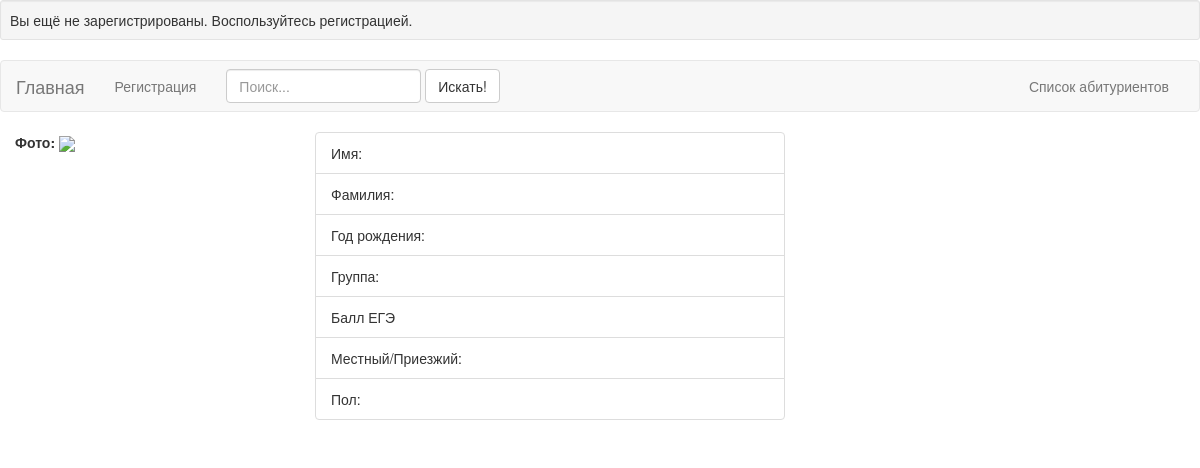
Page /index.php?ID=31 on the earlier database version.
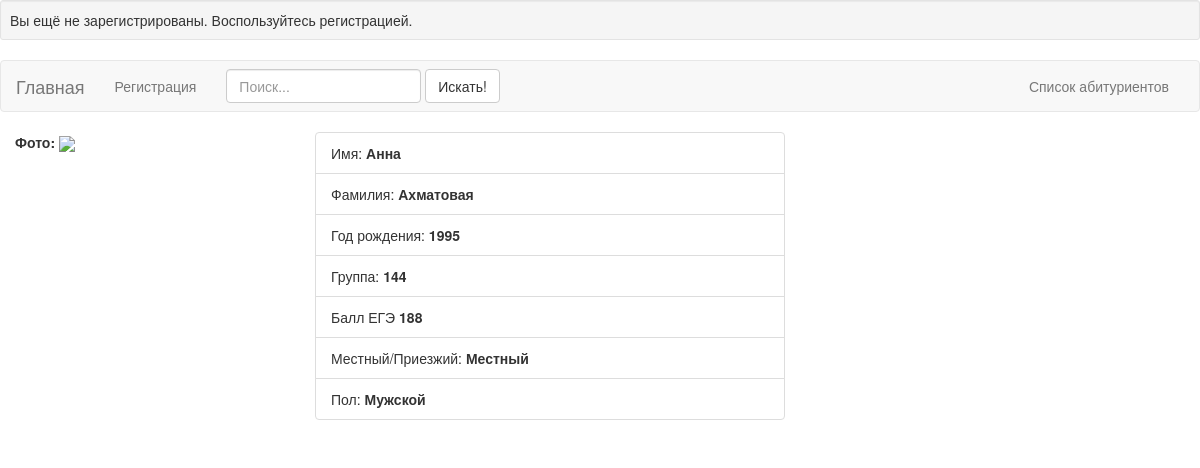
Same page on the later database version.
### tables this page shows
CREATE TABLE IF NOT EXISTS `Students` (
  `name` varchar(255) NOT NULL,
  `surname` varchar(255) NOT NULL,
  `sex` enum('M','F') NOT NULL,
  `groupNumber` int(5) NOT NULL,
  `email` varchar(255) NOT NULL,
  `mark` int(3) NOT NULL,
  `local` enum('L','N') NOT NULL,
  `birthDate` year(4) NOT NULL,
  `ID` int(4) NOT NULL AUTO_INCREMENT,
  `password` varchar(255) NOT NULL,
  `photo` varchar(255) NOT NULL,
  PRIMARY KEY (`ID`)
);

### scripts/ini.php (called while the page is built, shortened)
<?php
require_once('functions.php');
require('config.php');
$pdo  = new PDO($dsn, $user, $pass, $opt);
$db   = new StudentsMapper($pdo);
$image = new ImageUploader();
if (isset($_COOKIE['password'])) {
    $password = $_COOKIE['password'];
    if ($db->inspectStudentByPassword($password)) {
        $student       = $db->inspectStudentByPassword($password);
        $headerMessage = "Добро пожаловать, {$student->getName()}";
    }
} else {
    $student = new Student();
    $student->setFieldsWithWhiteSpaces();
}
$ID = isset($_GET['ID'])   ?  $_GET['ID'] : '' ;
if ($ID != '' && $ID != 'self')
{
    $profileByID = $db->inspectStudentByID($ID);
} elseif ($ID == 'self'){
    $profileByID = $db->inspectStudentByID($student->getID());
    if ($profileByID)
    {
        $include = 'inspect';
    }
}

### lib/StudentsMapper.php (called while the page is built, shortened)
<?php
class StudentsMapper
{
    private $db;
    public function __construct(PDO $pdo)
    {
        $this->db = $pdo;
    }
    public function inspectStudentByID($ID)
    {
        $sql    = "SELECT * FROM students WHERE ID= :ID";
        $cpswrd = $this->db->prepare($sql);
        $cpswrd->bindValue(':ID', $ID);
        $cpswrd->execute();
        $cpswrd->setFetchMode(PDO::FETCH_CLASS, "student");
        $student = $cpswrd->fetch();
        return $student;
    }
}

### lib/Student.php (called while the page is built, shortened)
<?php
class Student
{
    protected $name;
    protected $surname;
    protected $sex;
    protected $groupNumber;
    protected $mark;
    protected $local;
    protected $birthDate;
    protected $photo;
    public function setFieldsWithWhiteSpaces()
    {
        $this->name = '';
        $this->surname = '';
        $this->sex = '';
        $this->groupNumber = '';
        $this->mark = '';
        $this->local = '';
        $this->birthDate = '';
    }
    public function getPhoto()
    {
       return $this->photo;
    }
    public function getName()
    {
        return $this->name;
    }
    public function getSurname()
    {
        return $this->surname;
    }
    public function getShowSex()
    {
        if ($this->sex == Student::GENDER_FEMALE) {
            return 'Женский';
        } elseif ($this->sex == Student::GENDER_MALE) {
            return 'Мужской';
        } else {
            return '';
        }
    }
    public function getGroupNumber()
    {
        return $this->groupNumber;
    }
    public function getMark()
    {
        return $this->mark;
    }
    public function getShowLocal()
    {
        if ($this->local == Student::RESIDENCE_LOCAL) {
            return 'Местный';
        } elseif ($this->local == Student::RESIDENCE_NOT_LOCAL)
        {
            return 'Приезжий';
        } else {
            return '';
        }
    }
    public function getBirthDate()
    {
        return $this->birthDate;
    }
}

### lib/ImageUploader.php (called while the page is built, shortened)
<?php
class ImageUploader {
    public function showDefaultImage()
    {
        return 'default.png';
    }
}

### scripts/functions.php (called while the page is built, shortened)
<?php
function htmlProtect($in)
{
    return htmlspecialchars($in, ENT_QUOTES);
}

### template/inspect.php (the view, shortened to what this page needs)
<?php require_once 'main.php';?>
<div class="row">
    <div class="col-md-12">
    <div class="col-md-3">
        <label><?= ($ID != 'self') ? 'Фото:' : 'Ваше фото:' ?>
            <?php if ($profileByID->getPhoto() != '') : ?>
<img src="scripts/image_preview.php?photo=<?=htmlProtect($profileByID->getPhoto())?>"></label></div>
   <?php else :?>
        <img src="scripts/image_preview.php?photo=<?=htmlProtect($image->showDefaultImage())?>"></label></div>
    <?php endif ?>
    <div class="col-md-5">
<ul class="list-group">
    <li class="list-group-item">Имя: <b><?=htmlProtect($profileByID->getName()) ?></b></li>
    <li class="list-group-item">Фамилия: <b><?=htmlProtect($profileByID->getSurname()) ?></b></li>
    <li class="list-group-item">Год рождения: <b><?=htmlProtect($profileByID->getBirthDate()) ?></b></li>
    <li class="list-group-item">Группа: <b><?=htmlProtect($profileByID->getGroupNumber()) ?></b></li>
    <li class="list-group-item">Балл ЕГЭ <b><?=htmlProtect($profileByID->getMark())?></b></li>
    <li class="list-group-item">Местный/Приезжий: <b><?=htmlProtect($profileByID->getShowLocal()) ?></b></li>
    <li class="list-group-item">Пол: <b><?=htmlProtect($profileByID->getShowSex()) ?></b></li>
</ul></div></div></div>

Differences in the rows shown:
now on this page (row edited): students: name "Анна", surname "Ахматовая", birthDate "1995", groupNumber "144", mark "188", local "Местный", sex "Мужской"
